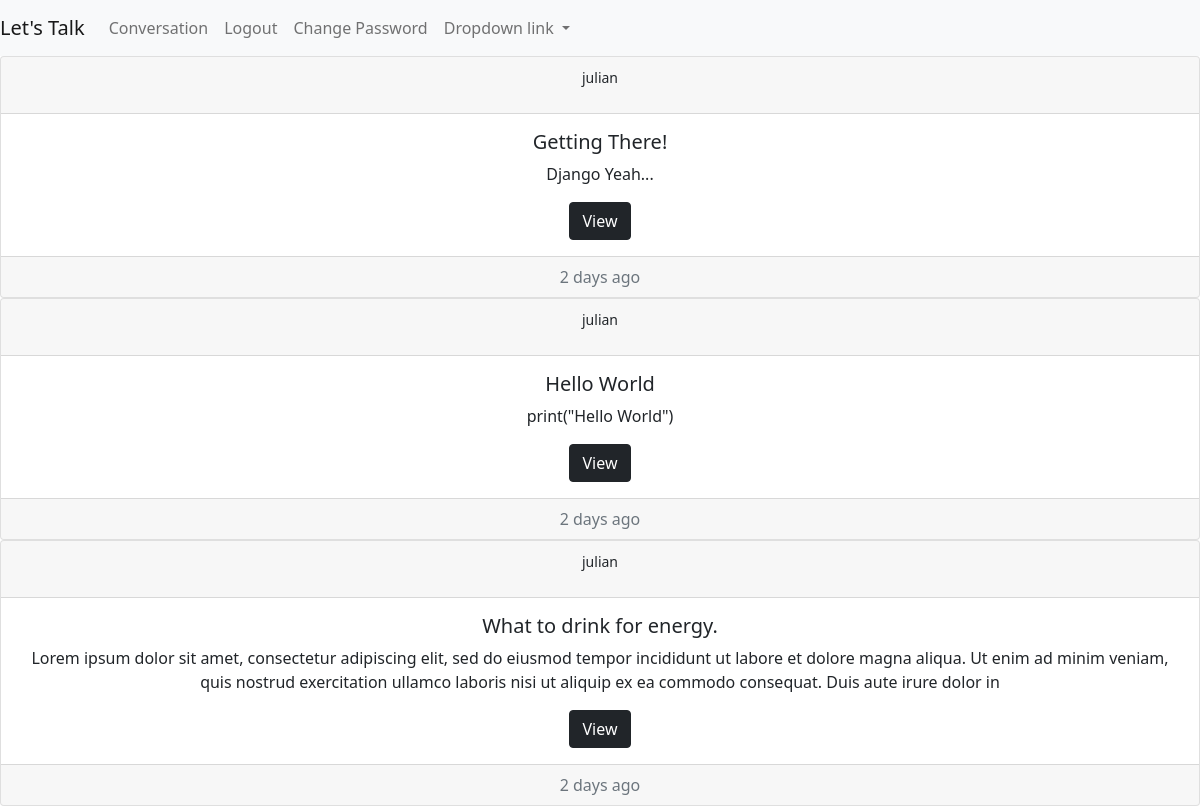
/articles/ (signed in), run on the app's committed database.
### articles/models.py (models this page shows, shortened)
class Article(models.Model):
    title = models.CharField(max_length=128)
    body = models.TextField(max_length=256)
    organization = models.CharField(max_length=128)
    author = models.ForeignKey(
        get_user_model(),
        on_delete = models.CASCADE
    )
    created_at = models.DateTimeField(auto_now_add=True)

### accounts/models.py (models this page shows)
class CustomUser(AbstractUser):
    role = models.CharField(max_length=255)
    department = models.CharField(max_length=255)

### articles/views.py (the view)
# urls.py: path('', ArticleListPage.as_view(), name='news'),
class ArticleListPage(LoginRequiredMixin,ListView):
    model = Article
    template_name = "news.html"

### templates/news.html (shortened to what this page needs)
{% extends 'base.html' %}
{% block content %}
    {% for article in article_list %}
        <div class="card text-center">
            <div class="card-header">
                <p><small>{{ article.author }}</small></p>
            </div>
            <div class="card-body">
              <h5 class="card-title">{{ article.title }}</h5>
              <p class="card-text">{{ article.body }}</p>
              <a href="{% url 'news_detail' article.id %}" class="btn btn-dark">View</a>
            </div>
            <div class="card-footer text-muted">
              2 days ago
            </div>
          </div>
    {% endfor %}
{% endblock content %}

### templates/base.html (shortened to what this page needs)
<!DOCTYPE html>
<html lang="en">
<head>
    <link href="https://cdn.jsdelivr.net/npm/bootstrap@5.1.3/dist/css/bootstrap.min.css"
 rel="stylesheet"
>
</head>
<body>
    <nav class="navbar navbar-expand-lg navbar-light bg-light">
        <a class="navbar-brand" href="{% url 'home' %}">Let's Talk</a>
        <div class="collapse navbar-collapse" id="navbarNavDropdown">
          <ul class="navbar-nav">
            <li class="nav-item active">
              <a class="nav-link" href="{% url 'news' %}">Conversation</a>
            </li>
            {% if user.is_authenticated %}
                <li class="nav-item">
                <a class="nav-link" href="{% url 'logout' %}">Logout</a>
                </li>
                <li class="nav-item">
                  <a class="nav-link" href="{% url 'password_change' %}">Change Password</a>
                  </li>
            {% endif %}
            <li class="nav-item dropdown">
              <a class="nav-link dropdown-toggle" href="#" id="navbarDropdownMenuLink" data-toggle="dropdown" aria-haspopup="true" aria-expanded="false">
                Dropdown link
              </a>
            </li>
          </ul>
        </div>
      </nav>
    {% block content %}
    {% endblock content %}
</body>
</html>

### data on the page
Article: author "julian", title "Getting There!", body "Django Yeah..."
Article: author "julian", title "Hello World", body "print(\"Hello World\")"
Article: author "julian", title "What to drink for energy.", body "Lorem ipsum dolor sit amet, consectetur adipiscing elit, sed do eiusmod tempor incididunt ut labore et dolore magna aliqua. Ut enim ad minim veniam, quis nostrud exercitation ullamco laboris nisi ut aliquip ex ea commodo consequat. Duis aute irure dolor in"
